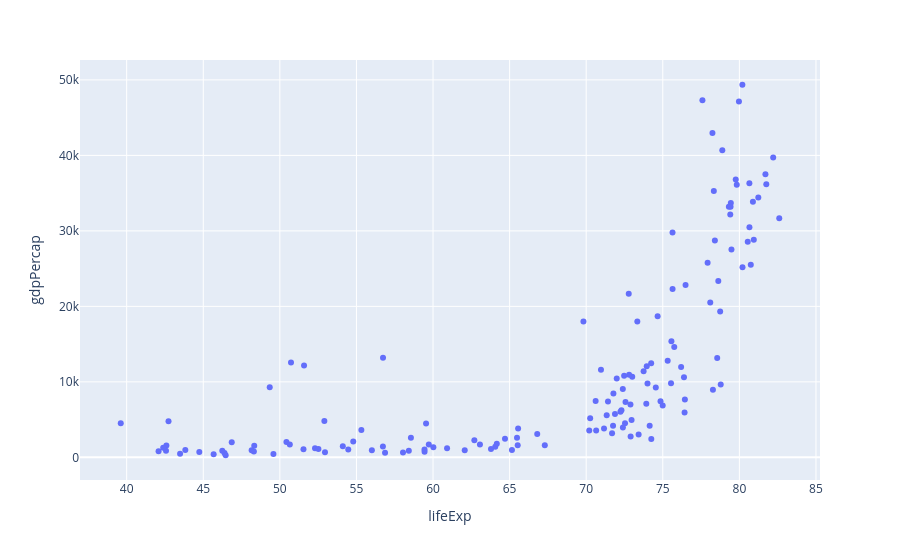

Notebook cell for this chart:
### Code cell
# plot life exp and gdp scatter plot -> continent as color -> pop as size -> hover name -> range_x/range_y -> log_x/log_y
px.scatter(temp_df,x='lifeExp',y='gdpPercap')

### Figure 1 — Plotly figure (JSON) as saved in the notebook; plotly's stock layout.template omitted (floating-point values rounded to 4 significant figures; data arrays with more than 128 entries replaced by an {"elided": "..."} marker saying what was removed)
{"data": [{"hovertemplate": "lifeExp=%{x}<br>gdpPercap=%{y}<extra></extra>", "legendgroup": "", "marker": {"color": "#636efa", "symbol": "circle"}, "mode": "markers", "name": "", "orientation": "v", "showlegend": false, "type": "scatter", "x": {"elided": "142 float values"}, "xaxis": "x", "y": {"elided": "142 float values"}, "yaxis": "y"}], "layout": {"legend": {"tracegroupgap": 0}, "margin": {"t": 60}, "xaxis": {"anchor": "y", "domain": [0, 1], "title": {"text": "lifeExp"}}, "yaxis": {"anchor": "x", "domain": [0, 1], "title": {"text": "gdpPercap"}}}}
